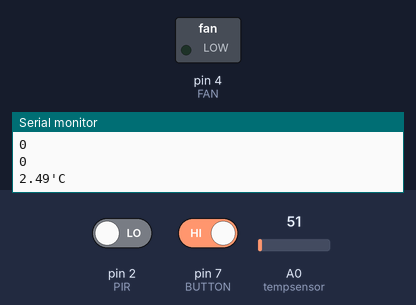
A sketch run on a simulated Arduino Uno, built with avr-gcc and run on an emulated ATmega328P. On the bench: switched loads named in the sketch (green lamp = pin HIGH), the last lines printed to the serial monitor. Inputs (shaded band) come from the test bench; at power-on: pin 2 (PIR) LOW, pin 7 (BUTTON) HIGH, A0 (tempsensor) = 51. Pins used as bus, display or sensor lines are not drawn.

Above: at 2.8 s.
2.9 s: pin 2 (PIR) driven HIGH
7.5 s: pin 2 (PIR) driven LOW and pin 7 (BUTTON) driven LOW
10.5 s: A0 (tempsensor) set to 61
16.5 s: A0 (tempsensor) set to 72
At 22.4 s:
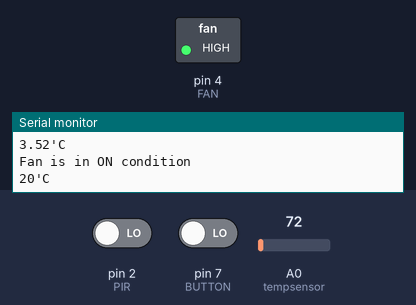
22.5 s: pin 7 (BUTTON) driven HIGH
At 23.6 s:
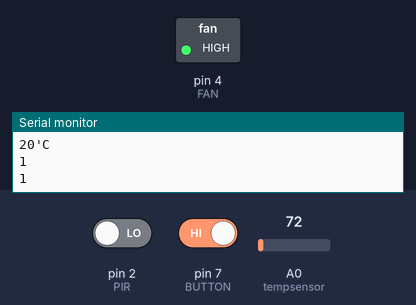
25.2 s: pin 7 (BUTTON) driven LOW
At 28.8 s:
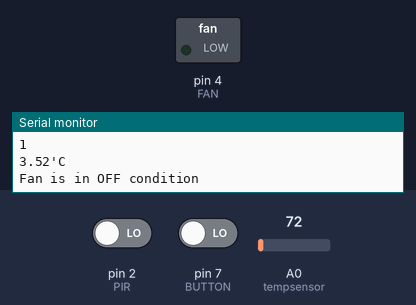
Timing chart, 0 to 30.3 s (numbered marks = the images above; inputs shaded):
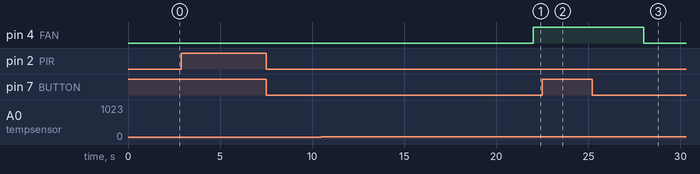

Measured:
- the behaviour switches between 65 and 66 on A0 (tempsensor) (found by bisection; images 0 and 1)
- after the input at 16.5 s, pin 4 (FAN): LOW → HIGH after 5.5 s
- after the input at 22.5 s, pin 4 (FAN): stays HIGH (without the input it goes to LOW after 2.5 s)
- after the input at 25.2 s, pin 4 (FAN): HIGH → LOW after 2.8 s

The sketch:

D.C_Fan_control_using_temp_sensormar10a.ino
```cpp
float temp;
int tempsensor = 0;
#define PIR 2
#define BUTTON 7
#define FAN 4
#define Clk 9
#define AntiClk 10
void setup()
{
 pinMode(PIR,INPUT);
 pinMode(BUTTON,INPUT);
 pinMode(FAN,OUTPUT);
 pinMode(Clk,OUTPUT);
 pinMode(AntiClk,OUTPUT);
 Serial.begin(9600);
}
void loop()
{
 static int p=0,b=0;
 int detect,button;
 temp=analogRead(tempsensor);
 temp=temp*0.48828125;
 temp=temp/10;
 detect=digitalRead(PIR);
 button=digitalRead(BUTTON);
 Serial.print(temp);
 Serial.print("'C\n");
 delay(1000);
 if((detect)==1&&(b==0))
 {
  if(p==0)
  {
   p=p+1;
   Serial.print("Person Enters the room\n");       //Consider the scenario where the room space is suitable for only one person. If more than one, then coding will be changed where if(p==0) will be changed to if(p>=0).
   delay(1000);
  }
  else
  {
   p=p*0;
   Serial.print("Person Exits the room\n");
   delay(1000);
  }
  if(b==0)
  {
   Serial.print("Fan is in OFF condition\n");
   delay(1000);
  }
 }
 if((button==0)&&(p==1))
 {
  if(b==0)
  {
   b=b+1;
   Serial.print("Fan is in ON condition\n");
   delay(1000);
   if(button==0)
   {
    b=b*1;
   }
  }
  else
  {
   b=b*0;
   digitalWrite(FAN,LOW);
   Serial.print("Fan is in OFF condition\n");
   delay(1000);
  }
 }
 if((temp<3.00)&&(p==1)&&(b==1))
 {
  digitalWrite(FAN,LOW);
 }
 else if((3.20>temp>=3.00)&&(p==1)&&(b==1))
 {
  digitalWrite(FAN,HIGH);
  analogWrite(Clk,127);
  analogWrite(AntiClk,0);
  Serial.print("24'C\n");
  delay(1000);
  if((detect)==1&&((p==1)))
  {
   p=p*0;
   b=b*0;
   digitalWrite(FAN,LOW);
   Serial.print("Person exits the room\n");
   delay(1000);
  }
  if((button==0)&&(p==1)&&(b==1))
  {
   b=b*1;
  }
 }
 else if((temp>=3.20)&&(temp<3.40)&&(p==1)&&(b==1))
 {
  digitalWrite(FAN,HIGH);
  analogWrite(Clk,191);
  analogWrite(AntiClk,0);
  Serial.print("22'C\n");
  delay(1000);
  if((detect)&&(p==1))
  {
   p=p*0;
   b=b*0;
   digitalWrite(FAN,LOW);
   Serial.print("Person exits the room\n");
   delay(1000);
  }
  if((button==0)&&(p==1)&&(b==1))
  {
   b=b*1;
  }
 }
 else if((temp>=3.40)&&(p==1)&&(b==1))
 {
  digitalWrite(FAN,HIGH);
  analogWrite(Clk,255);
  analogWrite(AntiClk,0);
  Serial.print("20'C\n");
  delay(1000);
  if((detect==1)&&(p==1))
  {
   p=p*0;
   b=b*0;
   digitalWrite(FAN,LOW);
   Serial.print("Person exits the room\n");
   delay(1000);
  }
  if((button==0)&&(p==1)&&(b==1))
  {
   b=b*1;
  }
 }
 else
 {

 }
 Serial.print(p);
 Serial.print("\n");
 Serial.print(b);
 Serial.print("\n");
 delay(1000);
}
```
